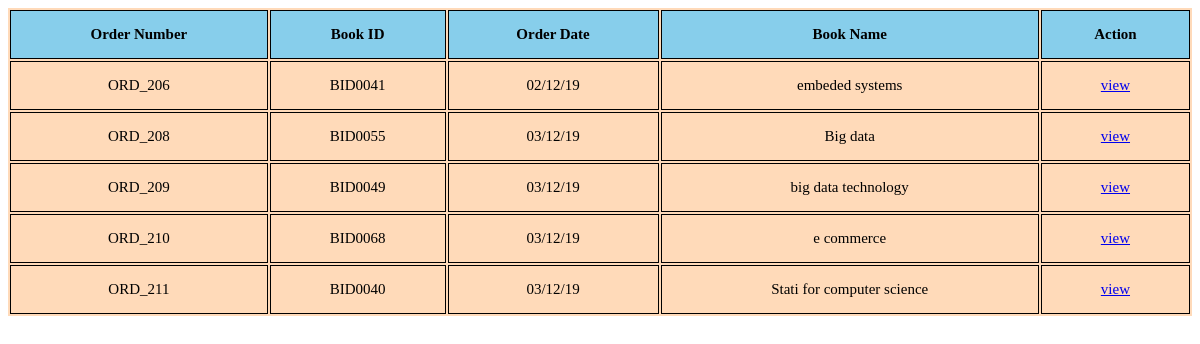
/ordertest.php (signed in), run on the app's committed database.
### tables this page shows
CREATE TABLE `tblorder` (
  `order_no` varchar(50) NOT NULL,
  `acc_id` varchar(50) NOT NULL,
  `book_id` varchar(50) NOT NULL,
  `order_date` varchar(30) NOT NULL,
  `status` varchar(30) NOT NULL,
  `itemstatus` varchar(40) NOT NULL
);

CREATE TABLE `tbbook` (
  `book_id` varchar(30) NOT NULL,
  `acct_id` varchar(30) NOT NULL,
  `cat_id` varchar(30) NOT NULL,
  `book_name` varchar(60) NOT NULL,
  `author` varchar(60) NOT NULL,
  `publisher` varchar(60) NOT NULL,
  `pub_year` year(4) NOT NULL,
  `edition` varchar(30) NOT NULL,
  `photo` varchar(30) NOT NULL,
  `status` varchar(30) NOT NULL
);

### ordertest.php (the view, shortened to what this page needs)
<!DOCTYPE html>
<html>
<head>
</head>
<div id="sa">
  <table>
	<form>
        <tr><th id="size">Order Number</th>
        <th>Book ID</th>
        <th>Order Date</th>
        <th>Book Name</th>
        <th>Action</th>
    </tr>
    <tr>
	<?php
include 'dbcon.php';
$a=$_SESSION['username'];
$sql="select tblorder.order_no,tblorder.book_id,tblorder.order_date,tbbook.book_name from tblorder,tbbook where tblorder.book_id=tbbook.book_id && tbbook.acct_id='$a'";
        $result=mysqli_query($conn,$sql);
        while($row=mysqli_fetch_assoc($result))
        {
            ?>
           <td><?php echo $row['order_no']?></td>
           <td><?php echo $row['book_id']?></td>
           <td><?php echo $row['order_date']?></td>
           <td><?php echo $row['book_name']?></td>
           <td><a href="reciept.php?t=<?php echo $row['order_no']?>">view</a></td>
           </tr>
           <?php
        }
        ?>
</table>
</div>
</body>
</html>

### ordertest.php (style rules this page uses)
#sa { background-image: url(banner.jpg); }
table { border-collapse: separate; width: 100%; font-size: 15px; font-style: auto; text-align: center; background-color: #ffdab9; overflow: auto; }
th { height: 8px; background-color: skyblue; color: red; text-align: center; }
td,th { border:.5px solid black; color: black; padding: 15px; }

### data on the page
tblorder: order_no "ORD_206", book "BID0041", order_date "02/12/19", book.book_name "embeded systems"
tblorder: order_no "ORD_208", book "BID0055", order_date "03/12/19", book.book_name "Big data"
tblorder: order_no "ORD_209", book "BID0049", order_date "03/12/19", book.book_name "big data technology"
tblorder: order_no "ORD_210", book "BID0068", order_date "03/12/19", book.book_name "e commerce"
tblorder: order_no "ORD_211", book "BID0040", order_date "03/12/19", book.book_name "Stati for computer science"
